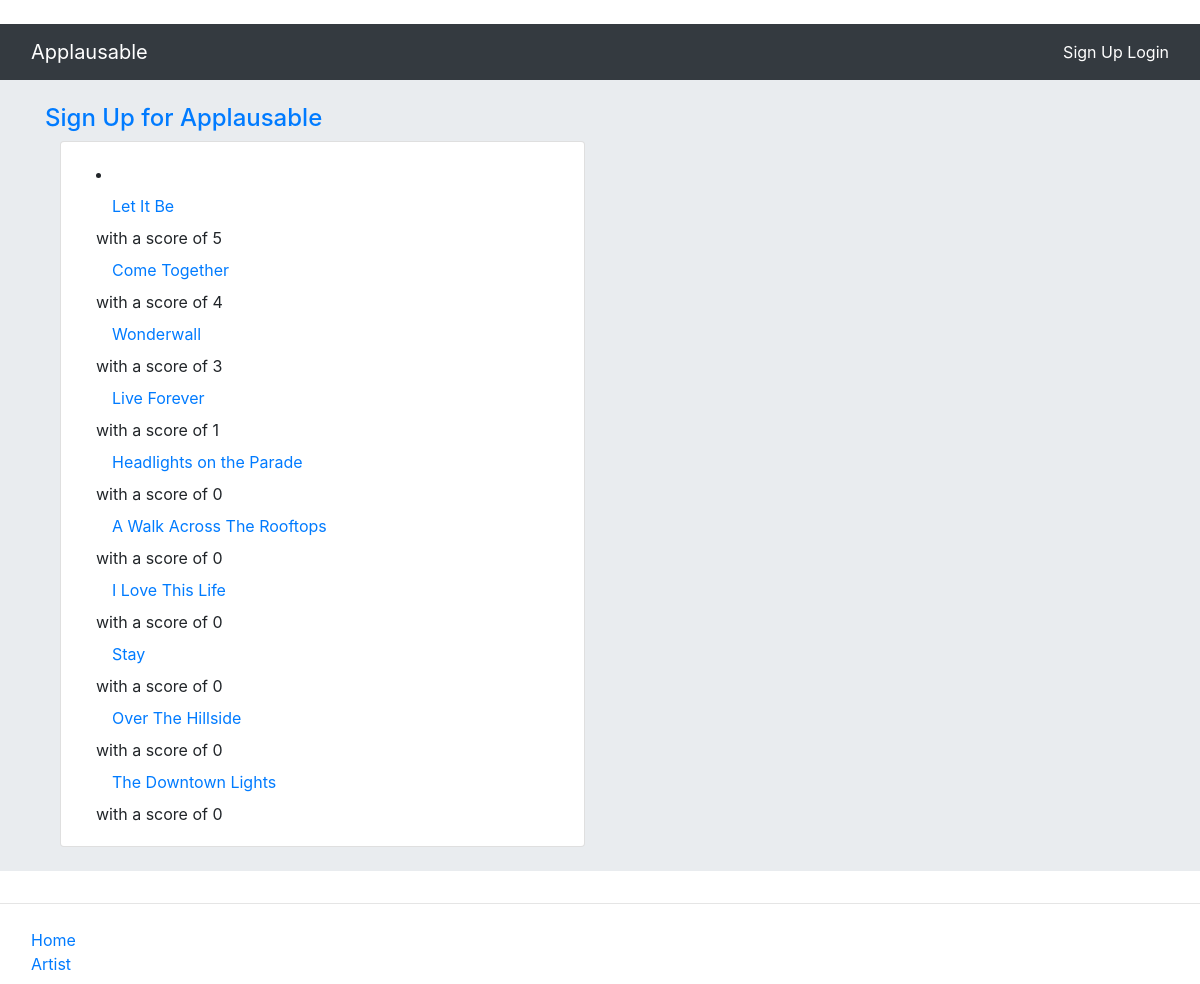
The app's page /applausable/highestReviewedSongs/, older data.
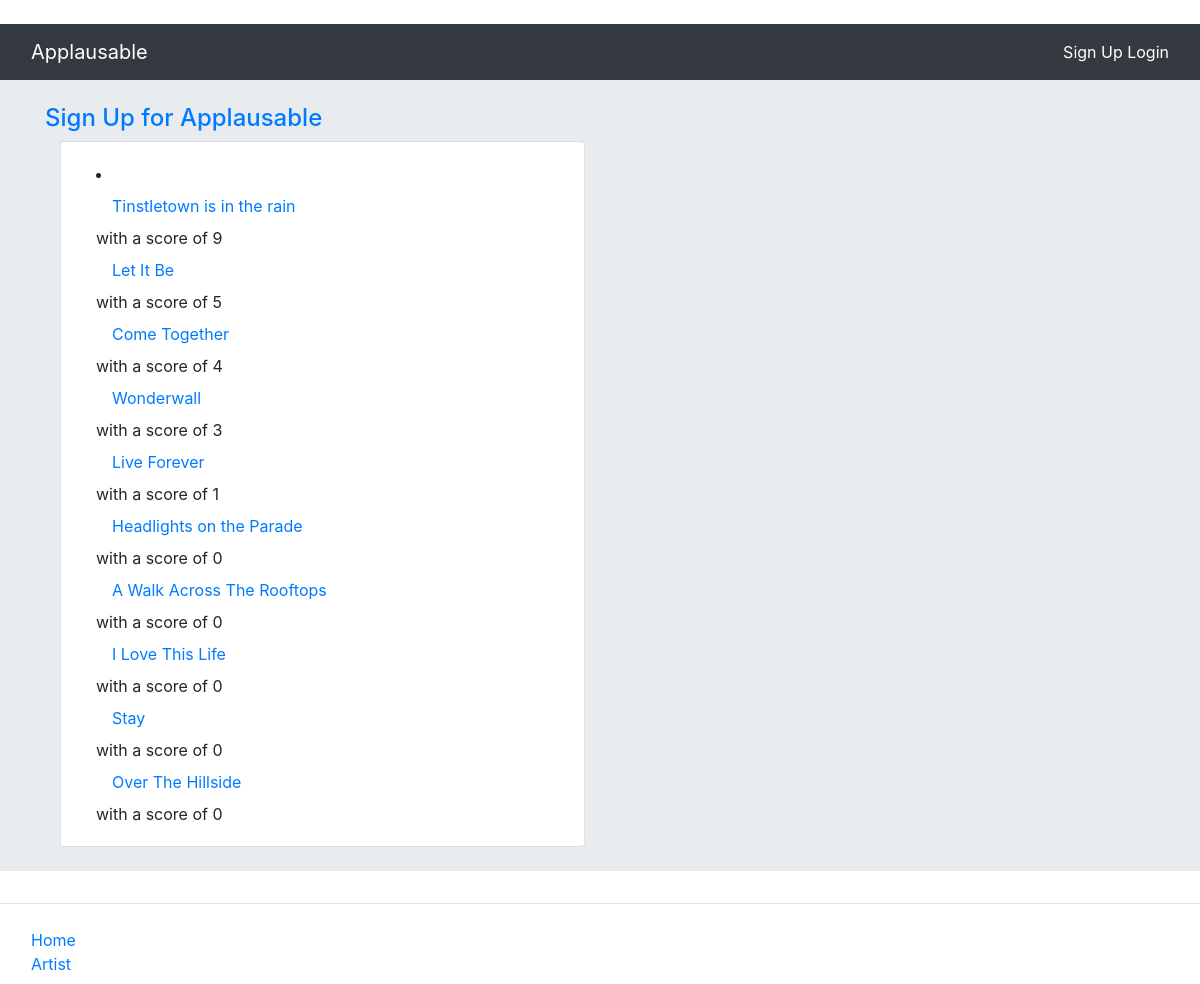
The same page, newer data.
### rango/models.py (models this page shows, shortened)
class Song(models.Model):
    GENRE_CHOICES = (
    ('Pop','POP'),
    ('Rock', 'ROCK'),
    ('Metal','METAL'),
    ('Soul','SOUL'),
    ('Electronic','ELECTRONIC'),
    ('R&B', 'R&B'),
    ('Reggae', 'REGGAE'),
    ('Hip-Hop','HIP-HOP'),
    ('Indie','INDIE'),
    ('Classical','CLASSICAL'),
    ('Country','COUNTRY'),
    ('Jazz','JAZZ'),
)
    songID = models.IntegerField(primary_key=True,  unique=True)
    title = models.CharField(max_length=128, default='Title')
    albumID = models.ForeignKey(Album, on_delete=models.CASCADE)
    artistName = models.CharField(max_length=128, default='ArtistName')
    artistID = models.ForeignKey(Artist, on_delete=models.CASCADE)
    linkToSong = models.CharField(max_length=248, default = 'link')
    slug = models.SlugField(unique=True, default=uuid.uuid1)
    overallScore = models.IntegerField(default=0)
    genre = models.CharField(max_length=15, choices=GENRE_CHOICES, default='Pop')

### rango/views.py (the view)
# urls.py: path('highestReviewedSongs/', views.highestReviewedSongs, name='highestReviewedSongs'),
def highestReviewedSongs(request):
    context_dict = {}
    songs = Song.objects.order_by('-overallScore')[:10]
    context_dict['songs'] = songs
    return render(request, 'applausable/highestReviewedSongs.html', context=context_dict)

### templates/applausable/highestReviewedSongs.html (shortened to what this page needs)
﻿{% extends 'applausable/base.html' %}
{% load staticfiles %}
{% block body_block %}
<div class="jumbotron jumbotron-fluid p-4">
    <div class="container">
        <h4 class="jumbotron-heading">
            <a href="{% url 'applausable:signup' %}">Sign Up for Applausable</a>
        </h4>
        <div class="container">
            <div class="row">
                <div class="col-md-6">
                    <div class="card mb-6">
                        <div class="card-body">
                            <div class='container'>
                                {% if songs %}
                                    <li>
                                        {% for song in songs %}
                                        <a class="nav-link active" href="{% url 'applausable:show_song' song.slug %}">
                                            {{ song.title }}
                                        </a> with a score of {{song.overallScore}}
                                        {% endfor %}
                                    </li>
                                {% endif %}
                            </div>
                        </div>
                    </div>
                </div>
            </div>
        </div>
    </div>
</div>
{% endblock %}

Row changes from the older to the newer data that the page shows:
no longer on this page (row unchanged): Song: title "The Downtown Lights", overallScore "0"
added Song: title "Tinstletown is in the rain", overallScore "9"
